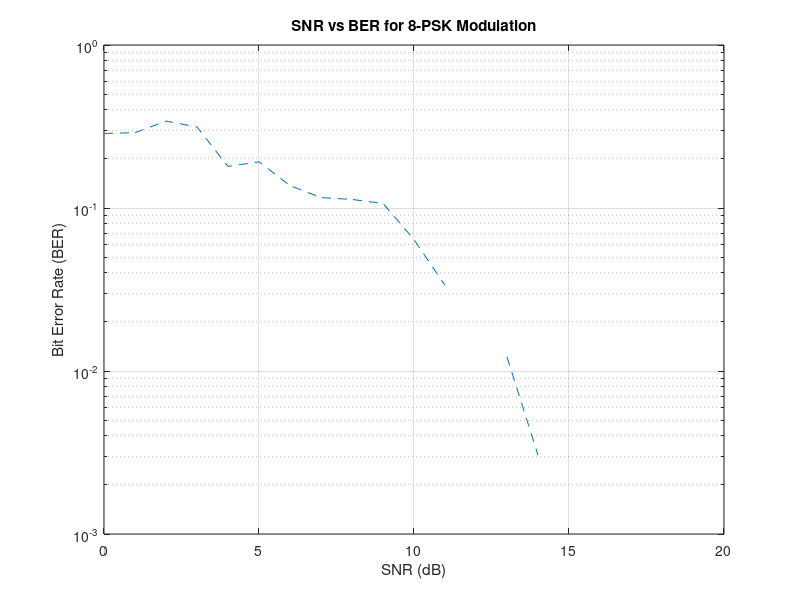

Write the MATLAB code that produced this figure.
clc;
clear all;
close all;

%% Parameters
M = 8; % Modulation order (8-PSK)
bps = log2(M); % Bits per symbol

%% Input Text to Binary Conversion
txt1 = 'Information and communication engineering';
symbols = double(txt1); % Convert text to ASCII values
symbolToBitMapping = de2bi(symbols, 8, 'left-msb'); % Convert ASCII to binary

totNoBits = numel(symbolToBitMapping); % Total number of bits
inputReshapedBits = reshape(symbolToBitMapping, 1, totNoBits); % Reshape to 1D array

%% Padding
remainder = rem(totNoBits, bps);
if remainder == 0
    userPaddedData = inputReshapedBits;
else
    paddingBits = zeros(1, bps - remainder); % Add padding bits
    userPaddedData = [inputReshapedBits, paddingBits];
end

%% Modulation
reshapedUserPaddedData = reshape(userPaddedData, numel(userPaddedData)/bps, bps);
bitToSymbolMapping = bi2de(reshapedUserPaddedData, 'left-msb'); % Convert bits to symbols
modulatedSymbol = pskmod(bitToSymbolMapping, M); % 8-PSK modulation

%% Channel Simulation (SNR Variation)
SNR = [];
BER = [];

for snr = 0:15
    SNR = [SNR, snr]; % Store SNR values
    noisySymbols = awgn(modulatedSymbol, snr, 'measured'); % Add AWGN noise
    demodulatedSymbol = pskdemod(noisySymbols, M); % 8-PSK demodulation

    % Convert demodulated symbols back to bits
    demodulatedSymbolToBitMapping = de2bi(demodulatedSymbol, bps, 'left-msb');
    reshapedDemodulatedBits = reshape(demodulatedSymbolToBitMapping, 1, numel(demodulatedSymbolToBitMapping));

    % Remove padding bits
    demodulatedBitsWithoutPadding = reshapedDemodulatedBits(1:totNoBits);

    % Calculate Bit Error Rate (BER)
    [noe, ber] = biterr(inputReshapedBits, demodulatedBitsWithoutPadding);
    BER = [BER, ber]; % Store BER values

    % Reconstruct original text from demodulated bits
    txtBits = reshape(demodulatedBitsWithoutPadding, numel(demodulatedBitsWithoutPadding)/8, 8);
    txtBitsDecimal = bi2de(txtBits, 'left-msb');
    msg = char(txtBitsDecimal); % Convert ASCII to text
end

%% Plot BER vs SNR
figure(1);
semilogy(SNR, BER, '--');
xlabel('SNR (dB)');
ylabel('Bit Error Rate (BER)');
title('SNR vs BER for 8-PSK Modulation');
grid on;